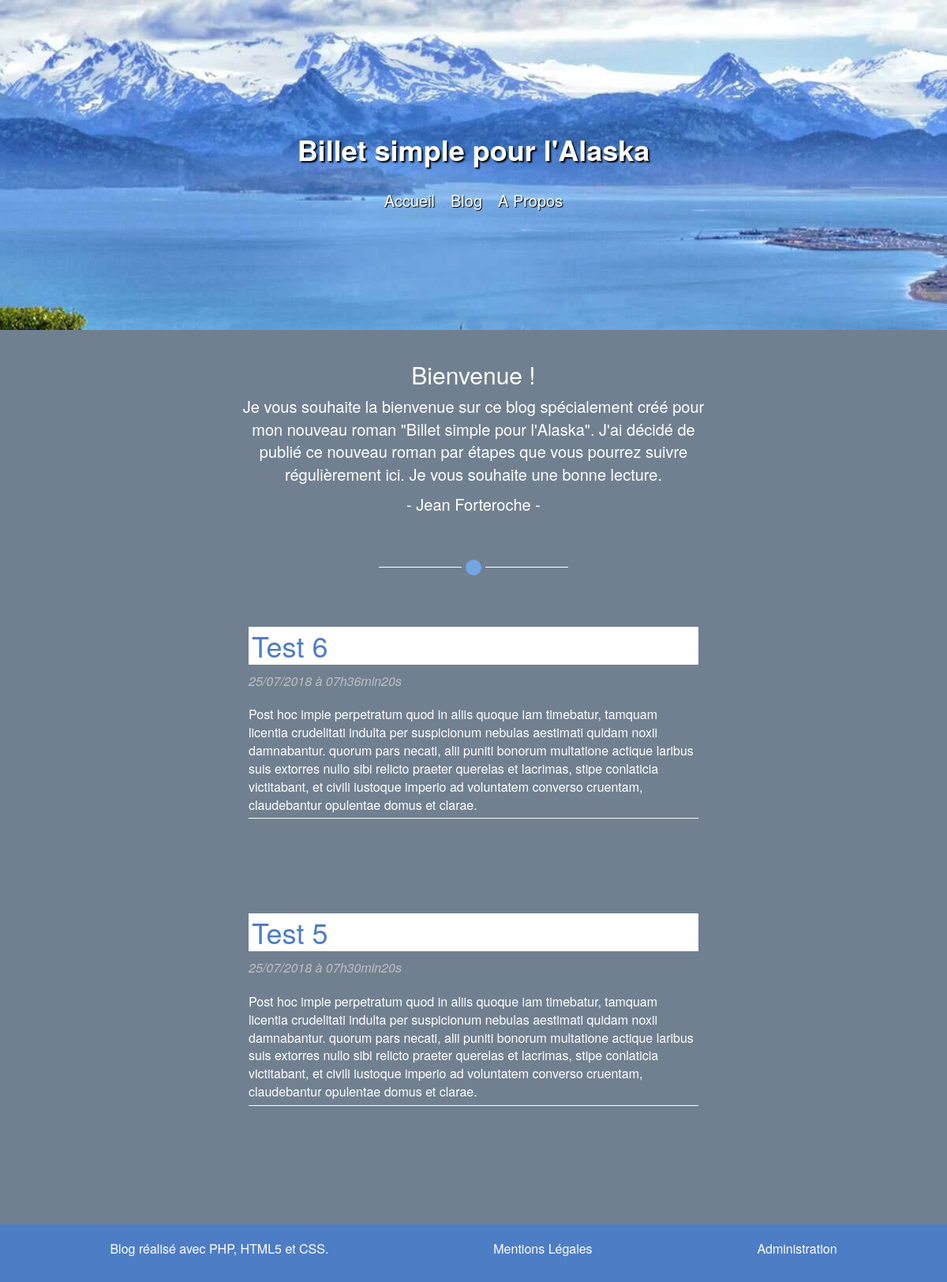
/, run on an earlier commit of the app's database.
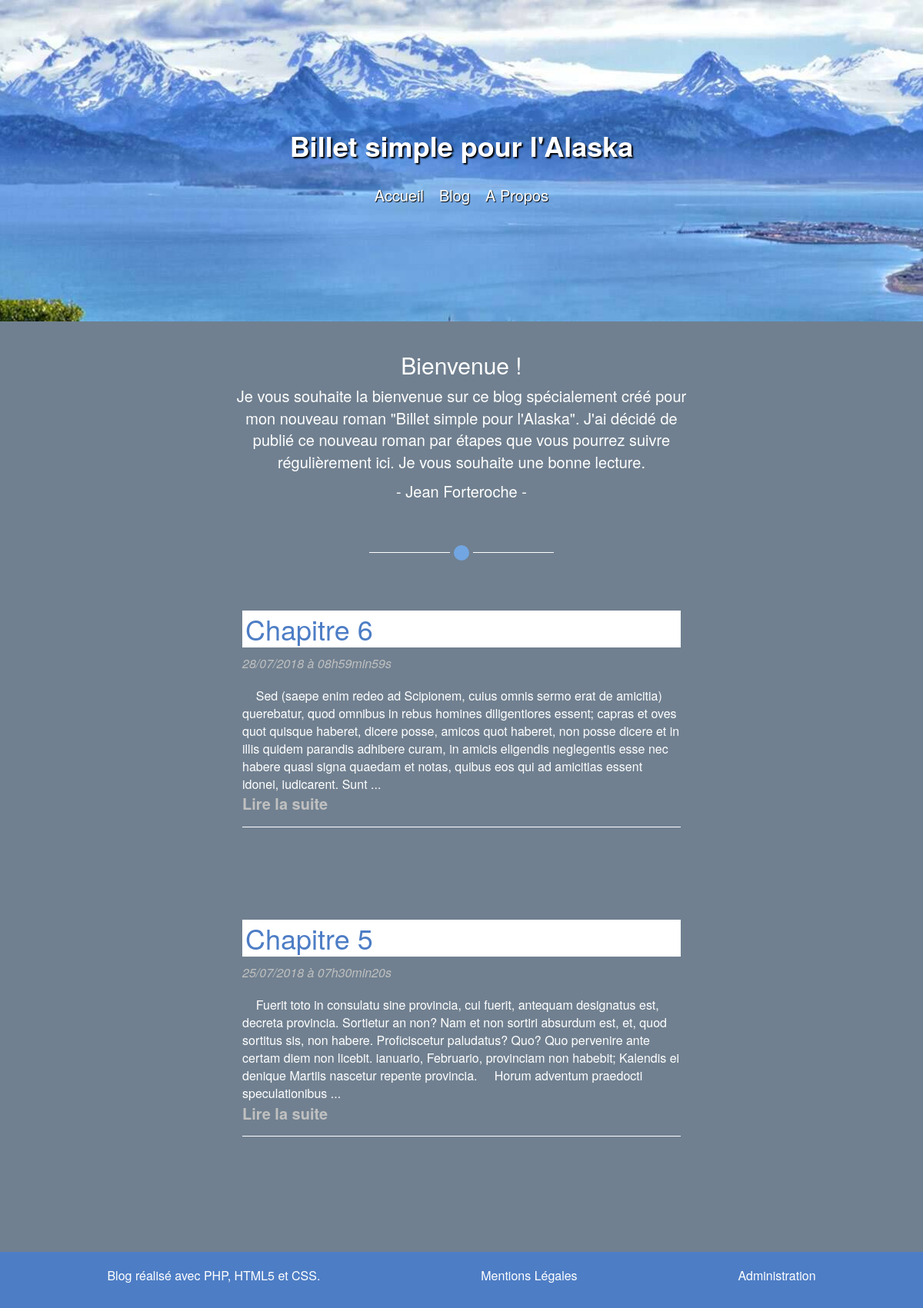
And on a later commit of the database.
### tables this page shows
CREATE TABLE IF NOT EXISTS `posts` (
  `id` int(11) NOT NULL,
  `title` varchar(255) NOT NULL,
  `content` text NOT NULL,
  `author` varchar(255) NOT NULL,
  `publication_date` datetime NOT NULL
);

### Controller/ControllerHome.php (called while the page is built, shortened)
<?php
class ControllerHome {
  private $post;
  public function __construct() {
    $this->post = new Post();
  }
  public function home(){
    $posts = $this->post->getLastPosts();
    $view = new View("Home");
    $view->generate(array('posts' => $posts));
  }
}

### index.php (called while the page is built, shortened)
<?php
require('Engine/Router.php');
$router = new Router();
$router->routerQuery();

### Engine/Autoloader.php (called while the page is built, shortened)
<?php
class Autoloader {
    public static function autoload($class){
        $directory = array('Model/', 'Controller/', 'View/');
        $class = str_replace('AdelineD\OC\P8\Controller\\', '', $class);
        $class = str_replace('AdelineD\OC\P8\Model\\', '', $class);
        $class = str_replace('AdelineD\OC\P8\View\\', '', $class);
        $class = str_replace('\\', '/', $class);
        foreach ($directory as $current_dir){
            $file = $current_dir . $class . '.php';
            if(file_exists($file)){
                return;
            }
        }
    }
}

### Model/Post.php (called while the page is built, shortened)
<?php
class Post extends Model {
    public function getLastPosts(){
        $sql = 'SELECT id, title, content, author, DATE_FORMAT(publication_date, \'%d/%m/%Y à %Hh%imin%ss\')'
                . ' AS publication_date_fr FROM posts ORDER BY publication_date DESC LIMIT 0,2';
        $posts = $this->executeQuery($sql);
        return $posts;
    }
}

### Model/Model.php (called while the page is built, shortened)
<?php
abstract class Model {
    private $bdd;
    protected function executeQuery($sql, $params = null) {
        if ($params == null) {
            $result = $this->getBdd()->query($sql);
        }
        else {
            $result = $this->getBdd()->prepare($sql);
            $result->execute($params);
        }
        return $result;
    }
    private function getBdd(){
        if($this->bdd == null){
            $this->bdd = new \PDO('mysql:host=ftp.adeline-decarpentries.fr;dbname=adelined_p8;charset=utf8', 'adelined_p8', '****', array(\PDO::ATTR_ERRMODE => \PDO::ERRMODE_EXCEPTION));
        }
        return $this->bdd;
    }
}

### View/viewHome.php (the view)
<?php $this->title = 'Billet simple pour l\'Alaska - Jean Forteroche'; ?>
<section class="col-lg-offset-3 col-lg-6 col-xs-offset-1 col-xs-10 presentation">
    <h2>Bienvenue !</h2>
    <p>Je vous souhaite la bienvenue sur ce blog spécialement créé pour mon nouveau roman "Billet simple pour l'Alaska".
    J'ai décidé de publié ce nouveau roman par étapes que vous pourrez suivre régulièrement ici. Je vous souhaite une bonne lecture.
    </p>
    <p>- Jean Forteroche -</p>
</section>
<div class="col-xs-12 separation">
    <div class="circle"></div>
</div>
<?php
foreach ($posts as $post): ?>
    <article class="col-lg-offset-3 col-lg-6 col-xs-offset-1 col-xs-10 post">
        <div>
            <a href="<?="index.php?action=post&AMP;id=" . $post['id'] . "&AMP;page=1" ?>">
                <h1 class="titlePost"><?= $post['title'] ?></h1>
            </a>
            <time class="datePost"><?= $post['publication_date_fr'] ?></time>
        </div>
        <div class="textPost">
            <?php if(strlen($post['content']) > 500)
            {
                $space = strpos($post['content'], ' ', 500);
                $post['content'] = substr($post['content'], 0, $space);
                echo strip_tags($post['content']) . ' ...';?>
                <a href="<?="index.php?action=post&AMP;id=" . $post['id'] . "&page=1" ?>">
                    <p class="linkPost">Lire la suite</p>
                </a>
            <?php } else {
                echo strip_tags($post['content']);
            } ?>
        </div>
    </article>
<?php endforeach;?>

### View/Template.php (shortened to what this page needs)
<!doctype html>
<html lang="fr">
    <head>
        <link rel="stylesheet" href="https://maxcdn.bootstrapcdn.com/bootstrap/3.3.7/css/bootstrap.min.css"
>
        <link rel="stylesheet" href="public/style.css" />
    </head>
    <body>
        <div class="container-fluid">
            <header class="row header">
                <div class="col-xs-12">
                    <h1 id="titleBlog">Billet simple pour l'Alaska</h1>
                </div>
                <div class="col-xs-12 menu">
                    <ul>
                        <li><a href="index.php">Accueil</a></li>
                        <li><a href="index.php?action=blog&AMP;page=1">Blog</a></li>
                        <li><a href="index.php?action=contact">A Propos</a></li>
                    </ul>
                </div>
            </header>
            <div class="row content">
                <?= $content ?>
            </div>
            <footer class="row footer">
                <div class="col-xs-12 textFooter">
                    <p>Blog réalisé avec PHP, HTML5 et CSS.</p>
                    <a href="index.php?action=LegalNotice" class="adminLink">Mentions Légales</a>
                    <a href="index.php?action=admin" class="adminLink">Administration</a>
                </div>
            </footer>
        </div>
    </body>
</html>

### Engine/Router.php (shortened to what this page needs)
<?php
require_once 'Autoloader.php';
class Router {
    private $ctrlHome;
    private $ctrlPost;
    private $ctrlContact;
    private $ctrlAdmin;
    private $ctrlComment;
    private $ctrlLegalNotice;
    public function __construct() {
        $this->ctrlHome = new ControllerHome();
        $this->ctrlPost = new ControllerPost();
        $this->ctrlContact = new ControllerContact();
        $this->ctrlAdmin = new ControllerAdmin();
        $this->ctrlComment = new ControllerComment();
        $this->ctrlLegalNotice = new ControllerLegalNotice();
    }
    public function routerQuery(){
        try{
            if(isset($_GET['action'])){
                if($_GET['action'] == 'post'){
                    $postId = intval($this->getParam($_GET, 'id'));
                    $page = intval($this->getParam($_GET, 'page'));
                    if($postId != 0){
                        if($page > 0){
                            $this->ctrlPost->post($postId, $page);
                        }
                        else{
                            throw new \Exception("Numéro de page non valide");
                        }
                    }
                    else{
                        throw new \Exception("Identifiant de billet non valide");
                   }
                }
                elseif($_GET['action'] == 'comment'){
                    if(!empty($_POST['author']) && !empty($_POST['comment'])){
                         $author = $this->getParam($_POST, 'author');
                         $comment = $this->getParam($_POST, 'comment');
                         $postId = $this->getParam($_POST, 'id');
                         $this->ctrlPost->comment($postId, $author, $comment);
                    }
                   else{
                       throw new \Exception("Tous les champs ne sont pas remplis !");
                   }
                }
                elseif($_GET['action'] == 'blog'){
                     if (isset($_GET['page']) && !empty($_GET['page'])){
                        $page = intval($this->getParam($_GET, 'page'));
                        if($page > 0){
                        $this->ctrlPost->blog($page);
                        }
                        else{
                            throw new \Exception("Numéro de page non valide");
                        }
                    } else {
                        throw new \Exception("Aucun numéro de page");
                    }
                }
                elseif($_GET['action'] == 'contact'){
                    $this->ctrlContact->view();
                }
                elseif($_GET['action'] == 'LegalNotice'){
                    $this->ctrlLegalNotice->view();
                }
                elseif ($_GET['action'] == 'admin') {
                    $this->ctrlAdmin->view();
               }
               elseif ($_GET['action'] == 'manageAdmin') {
                   if (isset($_POST['login']) && $_POST['pass']) {
                       if (!empty($_POST['login']) && !empty($_POST['pass'])) {
                          $this->ctrlAdmin->manageAdmin($_POST['login'], $_POST['pass']);
                      }
                      else{
                        throw new \Exception("Tous les champs ne sont pas remplis !");
                      }
                  }
               }
               elseif ($_GET['action'] == 'disconnect'){
                   session_unset();
                   session_destroy();
                   $this->ctrlAdmin->view();
              }
              elseif ($_GET['action'] == 'postForm') {
                   $this->ctrlPost->view();
              }
              elseif ($_GET['action'] == 'createPost') {
                  if(!empty($_POST['title']) && !empty($_POST['content']) && !empty($_POST['author'])){
                      $title = $this->getParam($_POST, 'title');
                      $content = $this->getParam($_POST, 'content');
                      $author = $this->getParam($_POST, 'author');
                      $this->ctrlPost->createPost($title, $content, $author);
                  }
                else{
                    throw new \Exception("Tous les champs ne sont pas remplis !");
                }
              }
               elseif ($_GET['action'] == 'editPost') {
                    $postId = intval($this->getParam($_GET, 'id'));
                    if ($postId != 0) {
                        $this->ctrlPost->view($postId);
                  }
                   else {
                     throw new \Exception("Identifiant de billet non valide");
                   }
                }
                elseif ($_GET['action'] == 'recordPost') {
                    $postId = intval($this->getParam($_GET, 'id'));
                    if ($postId != 0) {
                        if(!empty($_POST['title']) &&  !empty($_POST['content']) && !empty($_POST['author'])){
                            $title = $this->getParam($_POST, 'title');
                            $content = $this->getParam($_POST, 'content');
                            $author = $this->getParam($_POST, 'author');
                            $this->ctrlPost->editPost($postId, $title, $content, $author);
                        }
                        else{
                        throw new \Exception("Tous les champs ne sont pas remplis !");
                        }
                    }
                    else {
                    throw new \Exception("Identifiant de billet non valide");
                    }
                }
                elseif ($_GET['action'] == 'deletePost') {
                    $postId = intval($this->getParam($_GET, 'id'));
                    if ($postId != 0) {
                        $this->ctrlPost->ViewConfirmation($postId);
                    }
                    else {
                        throw new \Exception("Identifiant de billet non valide");
                    }
                }
                elseif ($_GET['action'] == 'confirm') {
                    $postId = intval($this->getParam($_POST, 'postId'));
                    $this->ctrlPost->confirm($postId);
                }
                elseif ($_GET['action'] == 'report') {
                    $comId = intval($this->getParam($_POST, 'comId'));
                    $postId = intval($this->getParam($_POST, 'postId'));
                    $page = intval($this->getParam($_POST, 'page'));
                    $this->ctrlPost->reportComment($comId, $postId, $page);
            }
            elseif ($_GET['action'] == 'manageCom') {
                $postId = intval($this->getParam($_GET, 'id'));
                $page = intval($this->getParam($_GET, 'page'));
                if ($postId != 0) {
                    if($page > 0){
                        $this->ctrlPost->post($postId, $page);
                    }
                    else{
                            throw new \Exception("Numéro de page non valide");
                     }
              }
              else{
                throw new \Exception("Identifiant de billet non valide");
              }
            }
            elseif ($_GET['action'] == 'moderateCom') {
              $idCom = intval($this->getParam($_GET, 'id'));
              if ($idCom != 0) {
                  $this->ctrlComment->view($idCom);
            }
            else {
              throw new \Exception("Identifiant de commentaire non valide");
            }
          }
          elseif ($_GET['action'] == 'modifyCom') {
              if(!empty($_POST['author']) && !empty($_POST['comment'])){
                  $idCom = $this->getParam($_POST, 'id_com');
                  $author = $this->getParam($_POST, 'author');
                  $comment = $this->getParam($_POST, 'comment');
                  $this->ctrlComment->moderate($idCom, $author, $comment);
              }
              else{
                  throw new \Exception("Tous les champs ne sont pas remplis !");
               }
         }
          elseif ($_GET['action'] == 'deleteCom') {
              $idCom = intval($this->getParam($_GET, 'id'));
              if ($idCom != 0) {
                $this->ctrlComment->viewConfirmation($idCom);
            }
            else {
              throw new \Exception("Identifiant de billet non valide");
            }
          }
          elseif ($_GET['action'] == 'confirmCom') {
              $idCom = $this->getParam($_POST, 'id_com');
              $this->ctrlComment->confirm($idCom);
          }
            else{
                throw new \Exception("Action non valide");
             }
           }
           else{
               $this->ctrlHome->home();
            }
        }
        catch (\Exception $e) {
            $this->error($e->getMessage());
        }
    }
}

### View/View.php (shortened to what this page needs)
<?php
class View {
    private $file;
    private $title;
    public function __construct($action) {
        $this->file = "View/view" . $action . ".php";
    }
    public function generate($data) {
        $content = $this->generateFile($this->file, $data);
        $view = $this->generateFile('View/Template.php',
        array('title' => $this->title, 'content' => $content));
        echo $view;
    }
    private function generateFile($file, $data) {
        if (file_exists($file)) {
            extract($data);
            require $file;
            return ob_get_clean();
        }
        else {
            throw new \Exception("Fichier '$file' introuvable");
        }
    }
}

### public/style.css (style rules this page uses)
body { margin: 0; padding: 0; font-size: 16px; background: slategrey; color: white; }
.header { text-align: center; background: url(img/alaska.jpg) scroll no-repeat; padding: 150px 0; }
#titleBlog { color: white; text-shadow: 2px 2px 2px black; font-weight: bold; }
.menu ul { display: -webkit-box; display: -ms-flexbox; display: flex; -webkit-box-pack: center; -ms-flex-pack: center; justify-content: center; margin: 0; padding: 0; }
.menu li { list-style: none; margin: 20px 10px 0 10px; }
.menu a { color: white; font-size: 2rem; text-shadow : 1px 1px 1px black; }
.footer { text-align: center; margin-top: 50px; background: #4d7dc5; padding: 20px; }
.textFooter { display: -webkit-box; display: -ms-flexbox; display: flex; -ms-flex-pack: distribute; justify-content: space-around; }
.adminLink, .adminLink:hover { color: white; }
.content { min-height: 50vh; }
.presentation { text-align: center; font-size: 2rem; padding: 20px 0 40px 0; }
.separation { display: -webkit-box; display: -ms-flexbox; display: flex; -webkit-box-pack: center; -ms-flex-pack: center; justify-content: center; position: relative; margin-bottom: 40px; }
.separation:before { content: ""; height: 1px; background: white; position: absolute; top: calc(50% - 1px); width: 240px; left: calc(50% - 120px); }
.circle { background: #72a6e2; width: 30px; height: 30px; border-radius: 50%; border: solid #708090 5px; position: relative; }
.titlePost { color: #4d7dc5; background: white; padding: 4px; }
.datePost { font-style: italic; color: silver; }
.textPost { border-bottom: solid 1px; padding: 20px 0 5px 0; }
.post { margin-bottom: 10rem; }
.linkPost { color: silver; font-size: 2rem; font-weight: bold; }

What changed in the data, as far as the page shows it:
removed posts: title "Test 6", publication_date_fr "25/07/2018 à 07h36min20s", content "Post hoc impie perpetratum quod in aliis quoque iam timebatur, tamquam licentia crudelitati indulta per suspicionum nebulas aestimati quidam noxii damnabantur. quorum pars necati, alii puniti bonorum multatione actique laribus suis extorres nullo sibi relicto praeter querelas et lacrimas, stipe conlaticia victitabant, et civili iustoque imperio ad voluntatem converso cruentam, claudebantur opulentae domus et clarae."
added posts: title "Chapitre 6", publication_date_fr "28/07/2018 à 08h59min59s", content "Sed (saepe enim redeo ad Scipionem, cuius omnis sermo erat de amicitia) querebatur, quod omnibus in rebus homines diligentiores essent; capras et oves quot quisque haberet, dicere posse, amicos quot haberet, non posse dicere et in illis quidem parandis adhibere curam, in amicis eligendis neglegentis esse nec habere quasi signa quaedam et notas, quibus eos qui ad amicitias essent idonei, iudicarent. Sunt"
changed posts: title "Test 5" → "Chapitre 5"; content "Post hoc impie perpetratum quod in aliis quoque iam timebatur, tamquam licentia crudelitati indulta per suspicionum nebulas aestimati quidam noxii damnabantur. quorum pars necati, alii puniti bonorum multatione actique laribus suis extorres nullo sibi relicto praeter querelas et lacrimas, stipe conlaticia victitabant, et civili iustoque imperio ad voluntatem converso cruentam, claudebantur opulentae domus et clarae." → "Fuerit toto in consulatu sine provincia, cui fuerit, antequam designatus est, decreta provincia. Sortietur an non? Nam et non sortiri absurdum est, et, quod sortitus sis, non habere. Proficiscetur paludatus? Quo? Quo pervenire ante certam diem non licebit. ianuario, Februario, provinciam non habebit; Kalendis ei denique Martiis nascetur repente provincia. Horum adventum praedocti speculationibus"
